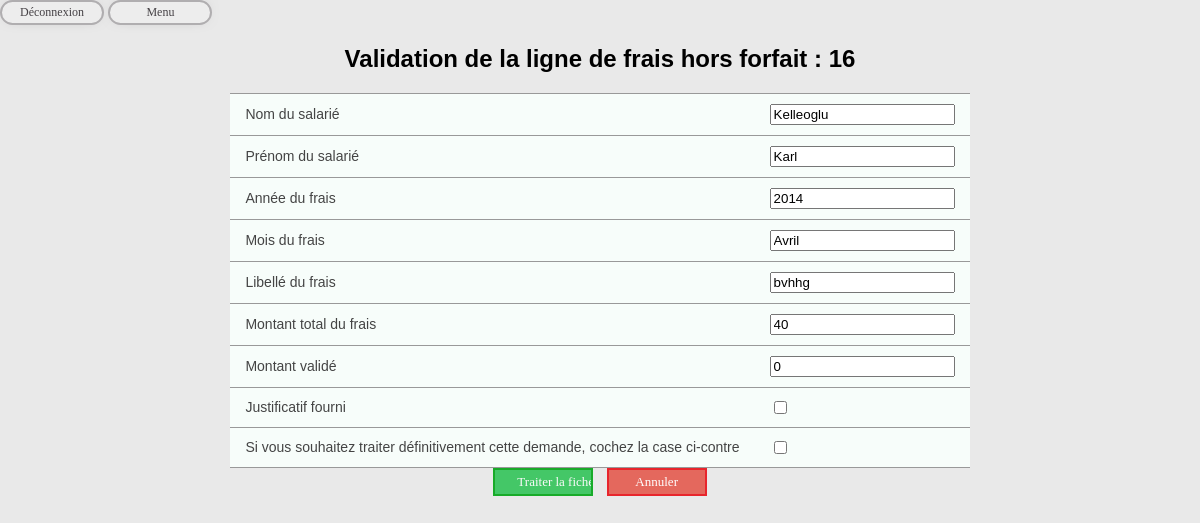
The page /traitementlfhf.php?reference=16 (signed in) on the database its author committed.
### tables this page shows
CREATE TABLE IF NOT EXISTS `lignefraishorsforfait` (
  `id_lfhf` int(11) NOT NULL AUTO_INCREMENT,
  `lib_lfhf` varchar(100) DEFAULT NULL,
  `mont_lfhf` float DEFAULT NULL,
  `montvalid_lfhf` float DEFAULT NULL,
  `justiffourni_lfhf` tinyint(1) DEFAULT NULL,
  `datetrait_lfhf` date DEFAULT NULL,
  `id_vis` int(11) NOT NULL,
  `id_etatligne` int(11) NOT NULL,
  `lib_annee` int(11) DEFAULT NULL,
  `id_mois` int(11) DEFAULT NULL,
  PRIMARY KEY (`id_lfhf`),
  KEY `FK_lignefraishorsforfait_id_vis` (`id_vis`),
  KEY `FK_lignefraishorsforfait_id_etatligne` (`id_etatligne`),
  KEY `FK_lignefraishorsforfait_lib_annee` (`lib_annee`),
  KEY `FK_lignefraishorsforfait_id_mois` (`id_mois`)
);

CREATE TABLE IF NOT EXISTS `visiteur` (
  `id_vis` int(11) NOT NULL AUTO_INCREMENT,
  `nom` char(30) DEFAULT NULL,
  `prenom` char(30) DEFAULT NULL,
  `login` char(20) DEFAULT NULL,
  `mdp` char(20) DEFAULT NULL,
  `adresse` char(30) DEFAULT NULL,
  `cp` char(5) DEFAULT NULL,
  `ville` char(30) DEFAULT NULL,
  `date_embauche` date DEFAULT NULL,
  `Type` varchar(50) DEFAULT NULL,
  PRIMARY KEY (`id_vis`)
);

CREATE TABLE IF NOT EXISTS `annee` (
  `lib_annee` int(11) NOT NULL,
  PRIMARY KEY (`lib_annee`)
);

CREATE TABLE IF NOT EXISTS `mois` (
  `id_mois` int(11) NOT NULL,
  `lib_mois` varchar(10) DEFAULT NULL,
  PRIMARY KEY (`id_mois`)
);

### traitementlfhf.php (the view, shortened to what this page needs)
<?php
if (isset($_SESSION['login']) and isset($_SESSION['mdp']) and !empty($_SESSION['login']) and !empty($_SESSION['mdp']) and $_SESSION['type']=='comptable') {
?>
<html>
<html>
<head>
	<link rel ="stylesheet" href="style.css" name="text/css"/>
</head>
<body>
		<span class="bouton-menu"  onclick="document.location='logout.php'">Déconnexion</span>
		<span id="hovermenu"class="bouton-menu">Menu</span>
<?php
if(isset($_GET['reference']))
{
$sql1="select * from lignefraishorsforfait, etatligne, visiteur, annee, mois
where visiteur.id_vis=lignefraishorsforfait.id_vis
and lignefraishorsforfait.id_etatligne=etatligne.id_etatligne
and lignefraishorsforfait.lib_annee=annee.lib_annee
and lignefraishorsforfait.id_mois=mois.id_mois
and id_lfhf='".$_GET['reference']."'";
$r1=mysql_query($sql1);
while($resa=mysql_fetch_array($r1))
{
?>
<center>
<h2>Validation de la ligne de frais hors forfait : <?php echo $_GET['reference'] ?></h2>
<form action="traitementlfhf.php" method="post">
<table class="table1">
<tr><td bgcolor="#00FF99">Nom du salarié</td><td><input readonly="readonly" type="text" name="nom"
value="<?php echo $resa['nom']; ?>"></td></tr>
<tr><td bgcolor="#00FF99">Prénom du salarié</td><td><input readonly="readonly" type="text" name="prenom"
value="<?php echo $resa['prenom']; ?>"></td></tr>
<tr><td bgcolor="#00FF99">Année du frais</td><td><input readonly="readonly" type="int" name="lib_annee"
value="<?php echo $resa['lib_annee']; ?>"></td></tr>
<tr><td bgcolor="#00FF99">Mois du frais</td><td><input readonly="readonly" type="text" name="lib_mois"
value="<?php echo $resa['lib_mois']; ?>"></td></tr>
<tr><td bgcolor="#00FF99">Libellé du frais</td><td><input readonly="readonly" type="text" name="lib_lfhf"
value="<?php echo $resa['lib_lfhf']; ?>"></td></tr>
<tr><td bgcolor="#00FF99">Montant total du frais</td><td><input readonly="readonly" type="float"
name="mont_lfhf" value="<?php echo $resa['mont_lfhf']; ?>"></td>
<tr><td bgcolor="#00FF99">Montant validé</td><td><input type="float"
name="montvalid_lfhf" value="<?php echo $resa['montvalid_lfhf']; ?>"></td></tr>
<tr><td bgcolor="#00FF99">Justificatif fourni</td><td><input type="checkbox"
<?php if(isset($resa['justiffourni_lfhf']) && !empty($resa['justiffourni_lfhf']) && $resa['justiffourni_lfhf']== true){echo 'checked="checked"';} ?> name="justiffourni_lfhf" ></td></tr>
<tr><td bgcolor="#00FF99">Si vous souhaitez traiter définitivement cette demande, cochez la case ci-contre</td><td><input type="checkbox" name="trait_lfhf" ></td></tr>
</table>
<input class="bouton-valider"type="submit" value="Traiter la fiche"> &nbsp;&nbsp;<input class="bouton-annuler" type="reset" value="Annuler">
</form>
</center>
<?php
}
}
?>
</body>
</html>
<?php
}
else {
echo "<script>alert(\"Vous n'êtes pas autorisé à accéder à cette zone \");
document.location.href = 'index.php';</script>";
}
?>

### style.css (style rules this page uses)
body { background-color:#E9E9E9; color:black; font-family:'arial'; font-weight:bold; margin:0; }
.bouton-menu { box-shadow: 0px -1px 15px -9px #736f73; filter:progid:DXImageTransform.Microsoft.gradient(startColorstr='#ededed', endColorstr='#dfdfdf'); background-color:#ededed; border-top-left-radius:42px; border-top-right-radius:42px; border-bottom-right-radius:42px; border-bottom-left-radius:42px; text-indent:0; border:2px solid #b0aeb0; display:inline-block; color:#454145; font-family:Verdana; font-size:12px; font-weight:normal; font-style:normal; height:21px; line-height:21px; width:100px; text-decoration:none; text-align:center; }
h2 { font-family:'criticized',verdana, sans-serif; }
.table1 { border-collapse:collapse; border-spacing:0; border-color:#999; }
.table1 td { font-family:Verdana, sans-serif; font-size:14px; padding:10px 15px; border-style:solid; border-width:0px; overflow:hidden; word-break:normal; border-color:#999; color:#444; background-color:#F7FDFA; border-top-width:1px; border-bottom-width:1px; }
.bouton-valider { width:100px; background-color:#44c767; border:2px solid #18ab29; display:inline-block; cursor:pointer; color:#fafafa; font-family:Impact; font-size:13px; padding:4px 22px; text-decoration:none; }
.bouton-annuler { width:100px; background-color:#e4685d; border:2px solid #e8252c; display:inline-block; cursor:pointer; color:#ffffff; font-family:Impact; font-size:13px; padding:4px 22px; text-decoration:none; }

### rows shown on the page
lignefraishorsforfait: nom "Kelleoglu", prenom "Karl", lib_annee "2014", lib_mois "Avril", lib_lfhf "bvhhg", mont_lfhf "40", montvalid_lfhf "0"
